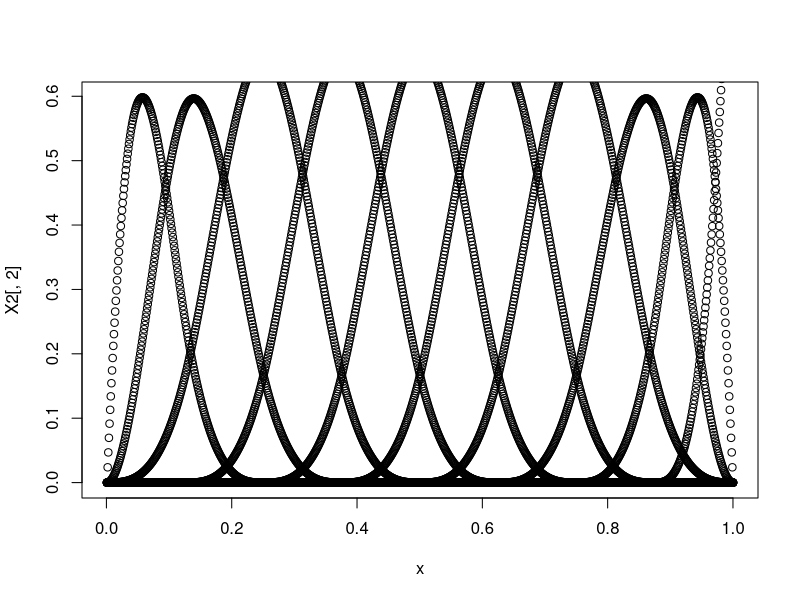

Here is the R script that generated this plot:
## ---- chunk 1
knitr::opts_chunk$set(echo = TRUE)
## ---- chunk 2
leverage <- function(x,w,r=10,m=100){
  set.seed(12345) # modification
  qrx <- qr(x)
  n <- nrow(x)
  lev <- NULL
  for(i in 1:m){
    v <- ifelse(runif(n)>0.5,1,-1)
    v[-w] <- 0
    v0 <- qr.fitted(qrx,v)
    f <- v0
    for(j in 2:r){
      v0[-w] <- 0
      v0 <- qr.fitted(qrx,v0)
      f <- f + v0/j
    }
    lev <- c(lev,sum(v*f))
  }
  std.err <- exp(-mean(lev))*sd(lev)/sqrt(m)
  lev <- 1 - exp(-mean(lev))
  r <- list(lev=lev,std.err=std.err)
  r
}
x <- c(1:1000)/1000
X1 <- 1
for (k in 1:5) X1 <- cbind(X1,cos(2*k*pi*x),sin(2*k*pi*x))
library(splines) # loads the library of functions to compute B-splines
X2 <- cbind(1,bs(x,df=10))
plot(x,X2[,2])
for (i in 3:11) points(x,X2[,i])
lev1 <- NULL
err1 <- NULL
lev2 <- NULL
err2 <- NULL
for(k in 1:20){
  w <- (1:1000)[x>(k-1)/20 & x<=k/20]
  r1 <- leverage(X1, w)
  r2 <- leverage(X2, w)
  lev1 <- c(lev1, r1$lev)
  err1 <- c(err1, r1$std.err)
  lev2 <- c(lev2, r2$lev)
  err2 <- c(err2, r2$std.err)
}
data.frame(k=1:20, lev1=lev1, err1=err1, lev2=lev2, err2=err2)
## ---- chunk 3
newton_raph <- function(x, n_iter=1000){
  theta <- median(x)
  sigma <- IQR(x) / 2
  res <- c(theta, sigma)
  h1 <- function(x, theta, sigma){
    temp1 <- 0
    for(x_temp in x){
      temp1 <- temp1 + 2*(x_temp-theta)/((x_temp-theta)^2+sigma^2)
    }
    temp2 <- length(x)/sigma
    for(x_temp in x){
      temp2 <- temp2 - 2*sigma/((x_temp-theta)^2+sigma^2)
    }
    return(c(temp1, temp2))
  }
  h2 <- function(x, theta, sigma){
    temp11 <- 0
    for(x_temp in x){
      temp11 <- temp11 + (2*(x_temp-theta)^2-2*sigma^2)/((x_temp-theta)^2+sigma^2)^2
    }
    temp22 <- -length(x)/sigma^2
    for(x_temp in x){
      temp22 <- temp22 - (2*(x_temp-theta)^2-2*sigma^2)/((x_temp-theta)^2+sigma^2)^2
    }
    temp12 <- 0
    for(x_temp in x){
      temp12 <- temp12 - 4*sigma*(x_temp-theta)/((x_temp-theta)^2+sigma^2)^2
    }
    return(matrix(c(temp11, temp12, temp12, temp22), nrow=2))
  }
  for(i in 1:n_iter){
    h1_temp <- h1(x, res[1], res[2])
    h2_temp <- h2(x, res[1], res[2])
    res <- res - solve(h2_temp) %*% h1_temp
  }
  return(list(res=res, err=-solve((h2(x, res[1], res[2])))))
}
x <- rcauchy(n=1000, location=0,scale=1)
newton_raph(x)
